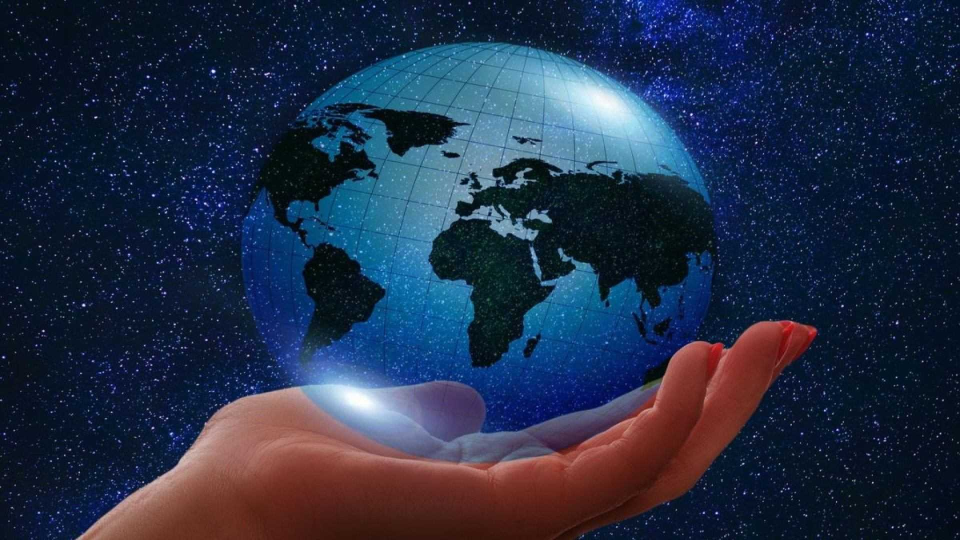
#> input picture client/src/components/images/login.jpg, 1920 x 1080 px (shown at 1/2 size)
$ python main.py ../../../client/src/components/images/login.jpg out
#> lines starting #> are read from the running program, lines starting #| are printed output that depends on the picture
from PIL import Image
import PIL
from itertools import product
import os
import sys
import pathlib
import shutil


# Usage python main.py <infile> <outfolder>

def tile(filename, out_folder, d):
#> called with d = 400
    name, ext = filename.stem, filename.suffix
    img = Image.open(filename)
#> img is the input picture: PIL image 1920x1080 RGB; mean R, G, B 33.9, 46.1, 70.4
    w, h = img.size
#> w = 1920; h = 1080

    grid = product(range(0, h-h % d, d), range(0, w-w % d, d))
    for i, j in grid:
        box = (j, i, j+d, i+d)
        out = out_folder / f'{name}_{i}_{j}{ext}'
        print(out, flush=True)
        img.crop(box).save(out)
#> this loop made 8 passes
#> pass 1, in tile, `img.crop(box).save(out)`:
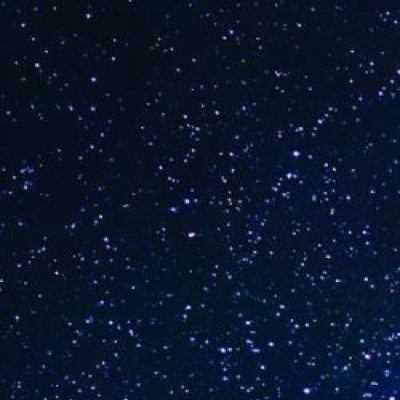
#> saved as login_0_0.jpg: PIL image 400x400 RGB; mean R, G, B 8.8, 21.6, 43
#> pass 2, in tile, `img.crop(box).save(out)`:
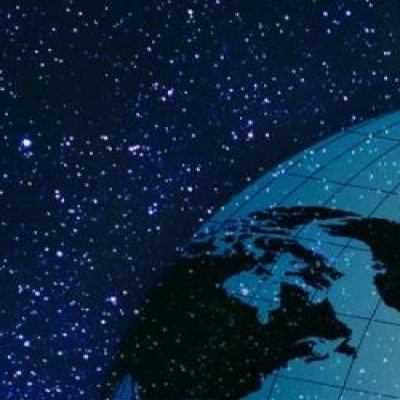
#> saved as login_0_400.jpg: PIL image 400x400 RGB; mean R, G, B 13.1, 38.6, 64.6


def recreate_folder(f):
    if os.path.isdir(f):
        shutil.rmtree(f)
    os.mkdir(f)


def recreate_folder(f):
    if os.path.isdir(f):
        shutil.rmtree(f)
    os.mkdir(f)


def main():
    infile = pathlib.Path(sys.argv[1])
    outfolder = pathlib.Path(sys.argv[2])
    PIL.Image.MAX_IMAGE_PIXELS = 933120000
    recreate_folder(outfolder)

    try:
        tile(infile, outfolder, 400)
        infile.unlink(missing_ok=True)
    except Exception as e:
        print(e, flush=True)
        exit(1)

    try:
        tile(infile, outfolder, 400)
        infile.unlink(missing_ok=True)
    except Exception as e:
        print(e, flush=True)
#> (the run stopped early here; a loop or call above may not have finished)

$ run again, on client/src/components/images/word.jpg
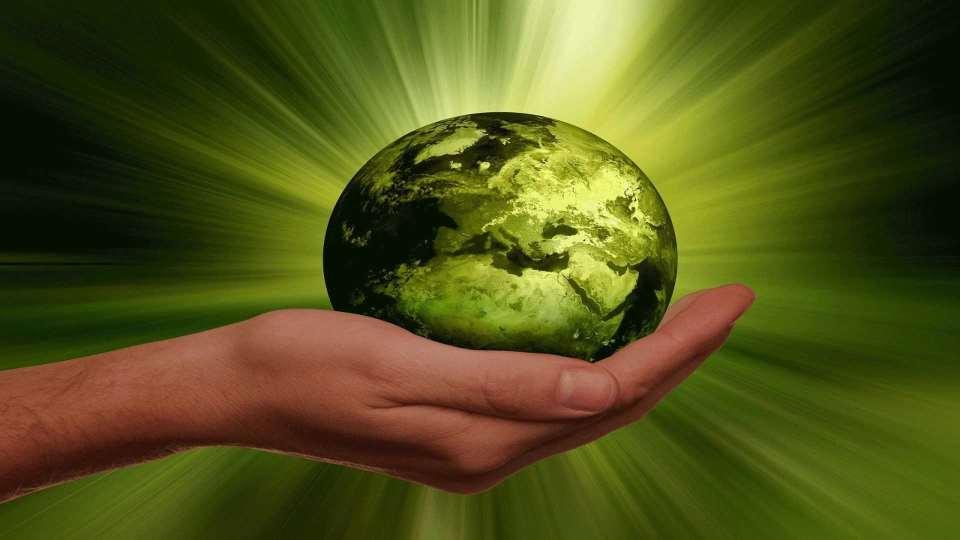
#> input picture client/src/components/images/word.jpg, 1920 x 1080 px (shown at 1/2 size)
#> in tile, img is the input picture: PIL image 1920x1080 RGB; mean R, G, B 80.7, 83.5, 25
#> the loop in tile, `for i, j in grid:` made 8 passes
#> pass 1, in tile, `img.crop(box).save(out)`:
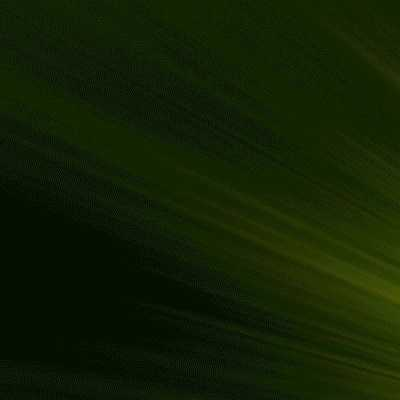
#> saved as word_0_0.jpg: PIL image 400x400 RGB; mean R, G, B 17.7, 31.6, 3.5
#> pass 2, in tile, `img.crop(box).save(out)`:
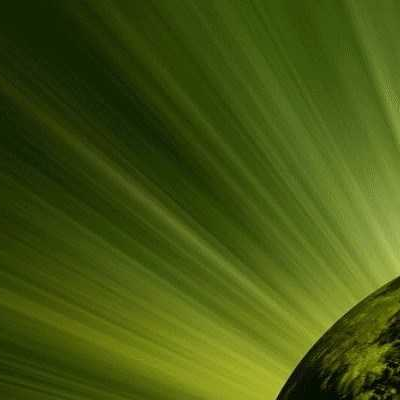
#> saved as word_0_400.jpg: PIL image 400x400 RGB; mean R, G, B 68.4, 86.9, 16.3
